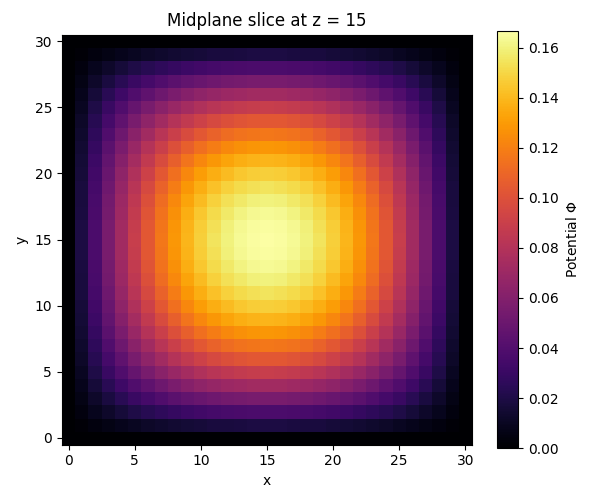

Write the Python code that produced this figure.
#!/usr/bin/python3.8
#####################################
#
# Class 23: PDEs I: 3D Laplace Solver
# Author: Adapted by M Joyce from Mark Newman
#
#####################################
import numpy as np
import matplotlib.pyplot as plt

import os
import sys

sys.path.append(os.path.join("/home/irubio/PHYS4840_labs"))

import my_functions_lib as mfl


# Constants
N = 30             # Grid size (cube of size N x N x N)
h = 1               # Grid spacing
V = 1.0             # Voltage on the top face (z = 0)
target = 1e-8       # Convergence criterion

# Initialize the potential arrays
phi = np.zeros((N+1, N+1, N+1), dtype=float)
phinew = np.empty_like(phi)

# Apply boundary condition: top face (z = 0) at V, others at 0
phi[:,:,0] = V

# Iterative solution using Gauss-Seidel-like update
delta = 1.0
iteration = 0
while delta > target:
    iteration += 1
    phinew =phi+ mfl.laplacian_operator(phi, h,h,h)/6

    # Preserve boundary conditions
    phinew[:,:,0] = V
    phinew[:,:,N] = 0
    phinew[:,0,:] = 0
    phinew[:,N,:] = 0
    phinew[0,:,:] = 0
    phinew[N,:,:] = 0

    delta = np.max(np.abs(phi - phinew))
    phi, phinew = phinew, phi

    if iteration % 10 == 0:
        print(f"Iteration {iteration}, max delta = {delta:.2e}")


# Visualization: middle slice in z-direction
mid_z = N // 2
plt.figure(figsize=(6,5))
plt.imshow(phi[:,:,mid_z], origin='lower', cmap='inferno')
plt.colorbar(label='Potential $\Phi$')
plt.title(f"Midplane slice at z = {mid_z}")
plt.xlabel('x')
plt.ylabel('y')
plt.tight_layout()
plt.show()
